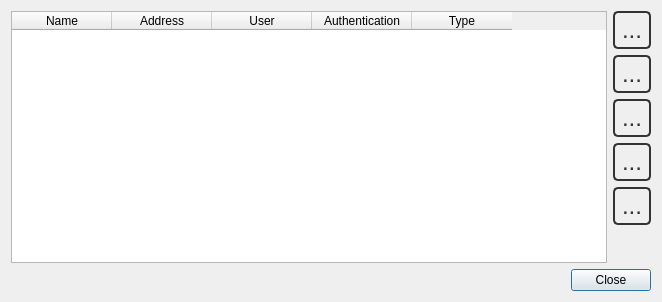
<?xml version="1.0" encoding="UTF-8"?>
<ui version="4.0">
 <class>ServerListDialog</class>
 <widget class="QDialog" name="ServerListDialog">
  <property name="geometry">
   <rect>
    <x>0</x>
    <y>0</y>
    <width>662</width>
    <height>302</height>
   </rect>
  </property>
  <property name="windowTitle">
   <string>Server List</string>
  </property>
  <property name="styleSheet">
   <string>QToolButton {
   color: #333;
   background-color: QLinearGradient( x1: 0, y1: 0, x2: 0, y2: 1, 
          stop: 0 #fff,
          stop: 0.5 #eee, 
          stop: 1 #999);
   border-width: 2px;
   border-color: #333;
   border-style: solid;
   border-radius: 5;
   padding: 0px;
   font-size: 24px;
   min-width: 34px;
   max-width: 34px;
   min-height: 34px;
   max-height: 34px;
}

QToolButton:disabled {
  background-color: QLinearGradient( x1: 0, y1: 0, x2: 0, y2: 1, 
          stop: 0 #fff,
          stop: 0.5 #eee, 
          stop: 1 #bbb);
   border-color: #aaa;
   color: #aaa;
}

QToolButton:pressed {
   background-color: QLinearGradient( x1: 0, y1: 0, x2: 0, y2: 1, 
          stop: 0 #999,
          stop: 0.5 #eee, 
          stop: 1 #fff);
}


QToolButton:checked {
   border-color: #b00;
   background-color: QLinearGradient( x1: 0, y1: 0, x2: 0, y2: 1, 
          stop: 0 #999,
          stop: 0.5 #eee, 
          stop: 1 #fff);
}

QToolTip {
   border: 2px solid darkkhaki;
   padding: 2px;
   border-radius: 3px;
   opacity: 500;
   font-size: 12px;
}</string>
  </property>
  <layout class="QVBoxLayout" name="verticalLayout_2">
   <item>
    <layout class="QHBoxLayout" name="horizontalLayout_2">
     <item>
      <widget class="QTableWidget" name="serverListTable">
       <property name="editTriggers">
        <set>QAbstractItemView::NoEditTriggers</set>
       </property>
       <property name="selectionMode">
        <enum>QAbstractItemView::SingleSelection</enum>
       </property>
       <property name="selectionBehavior">
        <enum>QAbstractItemView::SelectRows</enum>
       </property>
       <property name="showGrid">
        <bool>false</bool>
       </property>
       <attribute name="horizontalHeaderMinimumSectionSize">
        <number>30</number>
       </attribute>
       <attribute name="verticalHeaderCascadingSectionResizes">
        <bool>true</bool>
       </attribute>
       <column>
        <property name="text">
         <string>Name</string>
        </property>
       </column>
       <column>
        <property name="text">
         <string>Address</string>
        </property>
       </column>
       <column>
        <property name="text">
         <string>User</string>
        </property>
       </column>
       <column>
        <property name="text">
         <string>Authentication</string>
        </property>
       </column>
       <column>
        <property name="text">
         <string>Type</string>
        </property>
       </column>
      </widget>
     </item>
     <item>
      <layout class="QVBoxLayout" name="verticalLayout">
       <item>
        <widget class="QToolButton" name="addServerButton">
         <property name="toolTip">
          <string>Add new server</string>
         </property>
         <property name="text">
          <string>...</string>
         </property>
         <property name="icon">
          <iconset resource="IQmol.qrc">
           <normaloff>:/resources/icons/Add.png</normaloff>:/resources/icons/Add.png</iconset>
         </property>
         <property name="iconSize">
          <size>
           <width>24</width>
           <height>24</height>
          </size>
         </property>
        </widget>
       </item>
       <item>
        <widget class="QToolButton" name="configureServerButton">
         <property name="toolTip">
          <string>Configure selected server</string>
         </property>
         <property name="text">
          <string>...</string>
         </property>
         <property name="icon">
          <iconset resource="IQmol.qrc">
           <normaloff>:/resources/icons/Configure.png</normaloff>:/resources/icons/Configure.png</iconset>
         </property>
         <property name="iconSize">
          <size>
           <width>24</width>
           <height>24</height>
          </size>
         </property>
        </widget>
       </item>
       <item>
        <widget class="QToolButton" name="removeServerButton">
         <property name="toolTip">
          <string>Remove slected server</string>
         </property>
         <property name="text">
          <string>...</string>
         </property>
         <property name="icon">
          <iconset resource="IQmol.qrc">
           <normaloff>:/resources/icons/Remove.png</normaloff>:/resources/icons/Remove.png</iconset>
         </property>
         <property name="iconSize">
          <size>
           <width>24</width>
           <height>24</height>
          </size>
         </property>
        </widget>
       </item>
       <item>
        <widget class="QToolButton" name="upButton">
         <property name="toolTip">
          <string>Move server up</string>
         </property>
         <property name="text">
          <string>...</string>
         </property>
         <property name="icon">
          <iconset resource="IQmol.qrc">
           <normaloff>:/resources/icons/Up.png</normaloff>:/resources/icons/Up.png</iconset>
         </property>
         <property name="iconSize">
          <size>
           <width>24</width>
           <height>24</height>
          </size>
         </property>
        </widget>
       </item>
       <item>
        <widget class="QToolButton" name="downButton">
         <property name="toolTip">
          <string>Move server down</string>
         </property>
         <property name="text">
          <string>...</string>
         </property>
         <property name="icon">
          <iconset resource="IQmol.qrc">
           <normaloff>:/resources/icons/Down.png</normaloff>:/resources/icons/Down.png</iconset>
         </property>
         <property name="iconSize">
          <size>
           <width>24</width>
           <height>24</height>
          </size>
         </property>
        </widget>
       </item>
       <item>
        <spacer name="verticalSpacer">
         <property name="orientation">
          <enum>Qt::Vertical</enum>
         </property>
         <property name="sizeHint" stdset="0">
          <size>
           <width>20</width>
           <height>40</height>
          </size>
         </property>
        </spacer>
       </item>
      </layout>
     </item>
    </layout>
   </item>
   <item>
    <layout class="QHBoxLayout" name="horizontalLayout">
     <item>
      <spacer name="horizontalSpacer">
       <property name="orientation">
        <enum>Qt::Horizontal</enum>
       </property>
       <property name="sizeHint" stdset="0">
        <size>
         <width>40</width>
         <height>20</height>
        </size>
       </property>
      </spacer>
     </item>
     <item>
      <widget class="QPushButton" name="closeButton">
       <property name="text">
        <string>Close</string>
       </property>
      </widget>
     </item>
    </layout>
   </item>
  </layout>
 </widget>
 <resources>
  <include location="IQmol.qrc"/>
 </resources>
 <connections>
  <connection>
   <sender>closeButton</sender>
   <signal>clicked()</signal>
   <receiver>ServerListDialog</receiver>
   <slot>close()</slot>
   <hints>
    <hint type="sourcelabel">
     <x>534</x>
     <y>263</y>
    </hint>
    <hint type="destinationlabel">
     <x>292</x>
     <y>145</y>
    </hint>
   </hints>
  </connection>
 </connections>
</ui>
